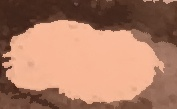
#> input picture src/app/data/defect_20250506_221552_805081_1.jpg, 177 x 109 px
$ python -i preprocess_utils.py   (imports and definitions only)   (older library calls are emulated)
#> lines starting #> are read from the running program, lines starting #| are printed output that depends on the picture; after the words box and inside, x2 and y2 are one past the last pixel; in counts of white or black regions, pixels touching at a corner belong together
#> further down, picture is the input picture: shape (109, 177, 3); mean B, G, R 101.6, 125, 173.3
import cv2
import numpy as np
from skimage.morphology import remove_small_objects, remove_small_holes, dilation
from skimage.filters import threshold_niblack
from skimage.segmentation import slic
from skimage.color import label2rgb

# [88 lines left out: functions apply_variance_thresholding, apply_niblack_thresholding, reduce_noise, overlay_cracks_only, not called in this run]

class ImagePreprocessor:
    def __init__(self):
        self.camera_matrix = None
        self.dist_coeffs = None

    def preprocess(self, image):
        """Apply preprocessing steps to the image"""
        # Convert to grayscale
        gray = cv2.cvtColor(image, cv2.COLOR_BGR2GRAY)
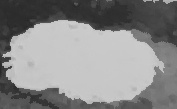
#> gray: shape (109, 177); min 38, max 207, mean 136.8

        # Apply histogram equalization
        equalized = cv2.equalizeHist(gray)

        # Apply contrast enhancement
        enhanced = self.enhance_contrast(equalized)

        # Apply Canny edge detection
        edges = cv2.Canny(enhanced, 50, 150)
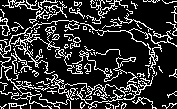
#> edges: shape (109, 177); 19.5% white in thin lines or dots

        # Apply Niblack thresholding
        binary = self.niblack_thresholding(enhanced)

        # Apply superpixel segmentation
        segmented = self.apply_superpixels(image)

        # Overlay segmentation on original image
        result = self.overlay_segmentation(image, segmented)

        return result

    def enhance_contrast(self, image):
        """Enhance image contrast using CLAHE"""
        clahe = cv2.createCLAHE(clipLimit=2.0, tileGridSize=(8,8))
        return clahe.apply(image)

    def niblack_thresholding(self, image, window_size=15, k=0.2):
        """Apply Niblack thresholding"""
#> called with window_size = 15, k = 0.2
        mean = cv2.blur(image, (window_size, window_size))
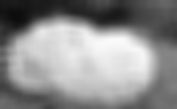
#> mean: shape (109, 177); min 12, max 250, mean 140.9
        mean_sq = cv2.blur(image * image, (window_size, window_size))
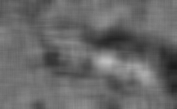
#> mean_sq: shape (109, 177); min 26, max 190, mean 104.1
        std = np.sqrt(mean_sq - mean * mean)
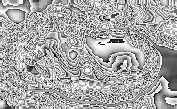
#> std: shape (109, 177) float16; min 0, max 15.97, mean 10.55; drawn with min black and max white
        threshold = mean + k * std
        return (image > threshold).astype(np.uint8) * 255
#> returned value: shape (109, 177); 43.5% white; 138 white regions (106 under 20 px), largest, box (x1, y1, x2, y2) and area: (0, 20, 155, 104) 5246, (0, 91, 52, 109) 374, (156, 41, 177, 64) 241

    def apply_superpixels(self, image, n_segments=100):
        """Apply SLIC superpixel segmentation"""
#> called with n_segments = 100
        # Convert to RGB for SLIC
        rgb = cv2.cvtColor(image, cv2.COLOR_BGR2RGB)

        # Apply SLIC
        segments = slic(rgb, n_segments=n_segments, compactness=10)
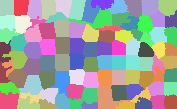
#> segments: shape (109, 177) int64; 95 distinct labels, from 1 to 95; one colour per label, 0 black

        # Convert segments to RGB for visualization
        return label2rgb(segments, rgb, kind='avg')
#> returned value: shape (109, 177, 3)

    def overlay_segmentation(self, original, segmented):
        """Overlay segmentation on original image"""
        # Convert segmented image to BGR
        segmented_bgr = cv2.cvtColor(segmented.astype(np.uint8), cv2.COLOR_RGB2BGR)

        # Blend images
        alpha = 0.7
        return cv2.addWeighted(original, 1-alpha, segmented_bgr, alpha, 0)
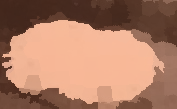
#> returned value: shape (109, 177, 3); mean of channels 0, 1, 2 101.3, 124.6, 173; drawn as B, G, R

    # [11 lines left out: functions undistort_image, set_camera_parameters, not called in this run]

>>> import cv2
>>> picture = cv2.imread('../data/defect_20250506_221552_805081_1.jpg')
>>> result = ImagePreprocessor().preprocess(picture)
